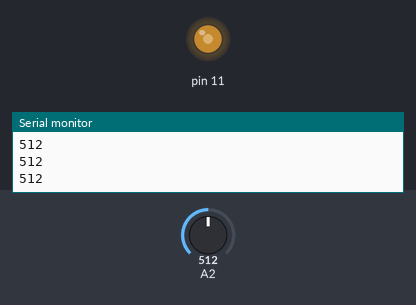
Recording of a sketch running on a simulated Arduino Uno, built with avr-gcc and run on an emulated ATmega328P. Shown: output pins drawn as LEDs (lit = HIGH), the last lines printed to the serial monitor. Inputs (shaded band) come from the test bench; at power-on: A2 = 512.

Above: at 1.3 s.
1.4 s: A2 set to 716
At 2.3 s:
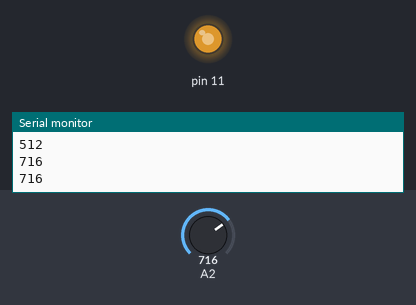
3.0 s: A2 set to 900
At 3.5 s:
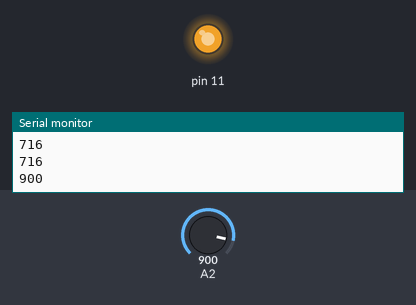
4.5 s: A2 set to 122
At 5.7 s:
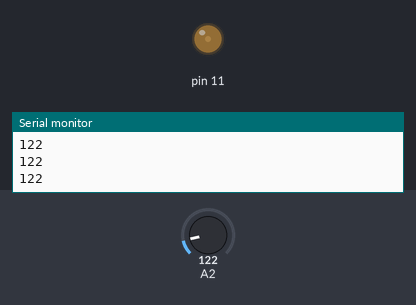
6.0 s: A2 set to 0
At 7.0 s:
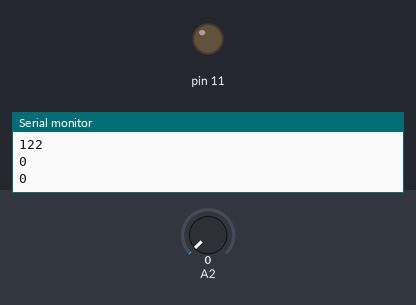
7.5 s: A2 set to 511
At 8.2 s:
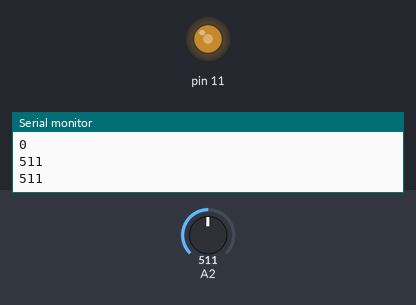
Timing chart, 0 to 10.0 s (numbered marks = the images above; inputs shaded):
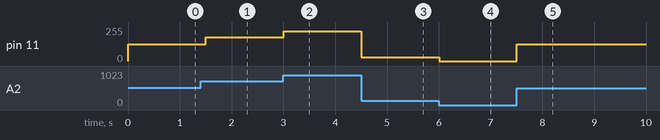

Measured:
- after the input at 1.4 s, pin 11: 127/255 → 178/255 after 0.10 s
- after the input at 3.0 s, pin 11: 178/255 → 224/255 at once
- after the input at 4.5 s, pin 11: 224/255 → 30/255 at once
- after the input at 6.0 s, pin 11: 30/255 → 0/255 at once
- after the input at 7.5 s, pin 11: 0/255 → 127/255 at once

The sketch:

sketch_dec25a.ino
```cpp
int volt, pinValue;
void setup()
{
  pinMode(11, OUTPUT);
  pinMode(A2, INPUT);
  Serial.begin(9600);
}
void loop()
{
  volt=analogRead(A2);
  pinValue=map(volt,0,1023,0,255);//map(x, in_min, in_max, out_min, out_max)
  analogWrite(11,pinValue);
  Serial.println(volt); //or pinValue if you want to see betweem 0 and 255
  delay(500);
}
```
